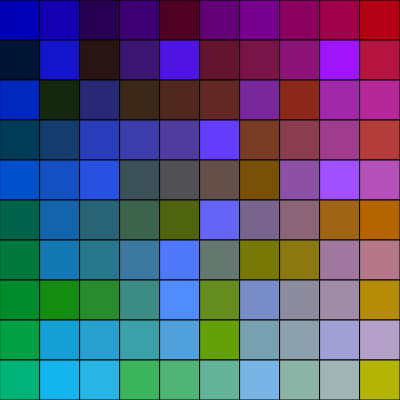
Frame 1 (no input)
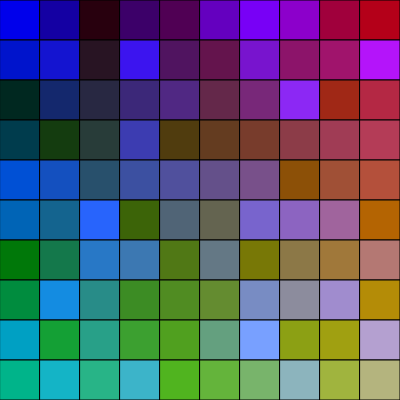
Frame 60 (no input)
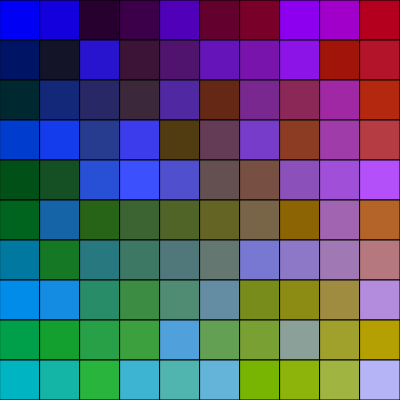
Frame 120 (the mouse pressed at the canvas centre since frame 60)

The p5.js sketch that drew these frames (run headless with seeded random() and noise() and a simulated clock; from frame 60 on, the mouse is pressed at the canvas centre):

// p5.js sketch
// ── sketch.js
// Nested for loops, aka 2d arrays

// Reference: https://www.geeksforgeeks.org/javascript-2d-array/


// Create a grid using two nested for loops.

// Add a fill and change the color of each grid item
    


function setup() {
  createCanvas(400, 400);
  

}

function draw() {
  background(220);

  // Add your code here
  for (let x = 0; x < width; x += width/10) {
    for (let y = 0; y < height; y += height/10) {
      fill(x / 2, y / 2, random(255));
      // professor durie showed me this trick
      rect(x, y, width/10, height/10);
    }
  }
}
